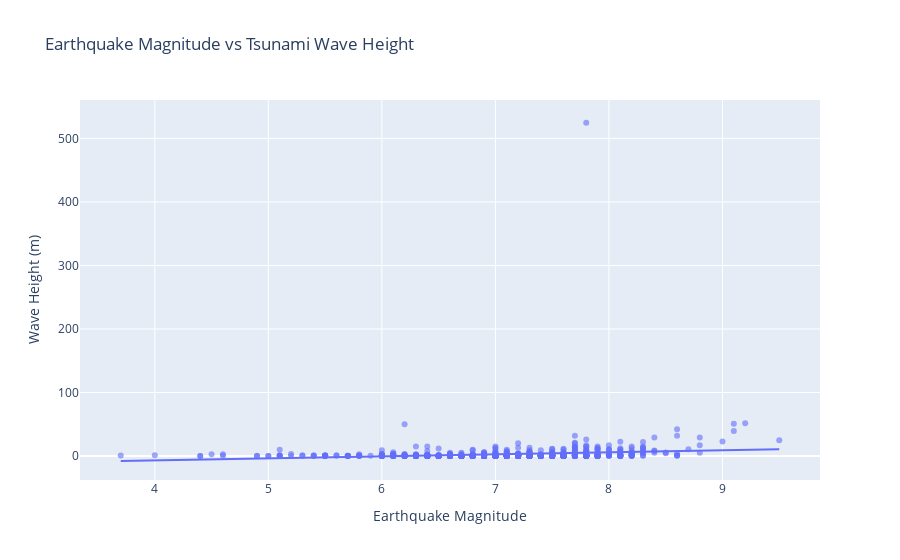
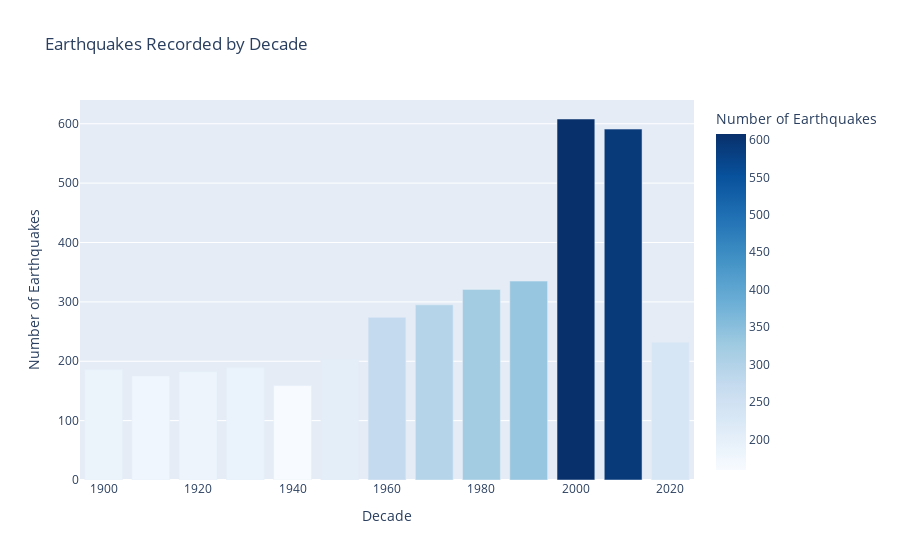
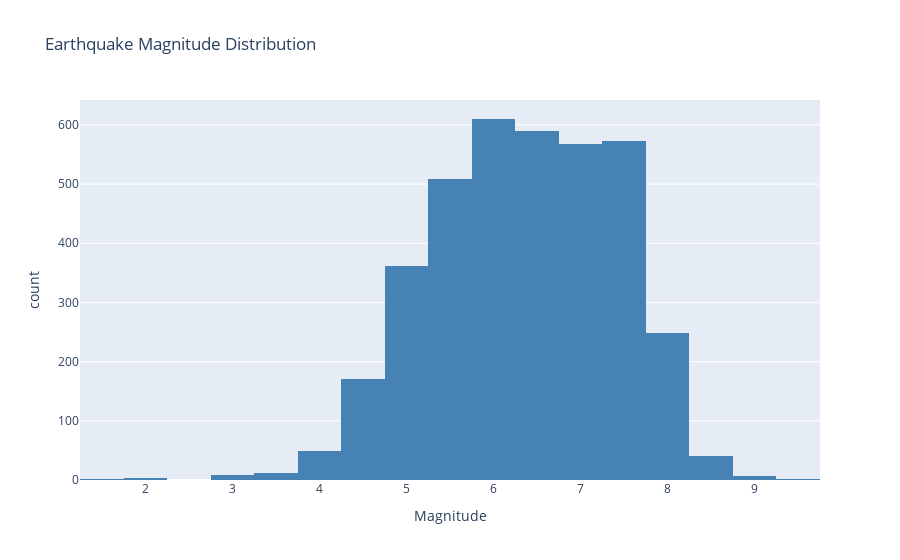

Notebook cell for these charts, in order:
### Code cell
# Cell: Part D - Interactive Plotly Charts 
import pandas as pd
import numpy as np
import sqlite3
import plotly.express as px
import plotly.graph_objects as go
from plotly.subplots import make_subplots

# Connect & load data
conn = sqlite3.connect(r'C:\Users\marti\OneDrive\Desktop\noaa_seismic.db')
earthquakes = pd.read_sql_query("SELECT * FROM earthquakes_clean", conn)
tsunamis = pd.read_sql_query("SELECT * FROM tsunamis_clean", conn)
conn.close()

# Convert to numeric
earthquakes['Year'] = pd.to_numeric(earthquakes['Year'], errors='coerce')
earthquakes['Mag'] = pd.to_numeric(earthquakes['Mag'], errors='coerce')
earthquakes['Deaths'] = pd.to_numeric(earthquakes['Deaths'], errors='coerce').fillna(0)
earthquakes['Latitude'] = pd.to_numeric(earthquakes['Latitude'], errors='coerce')
earthquakes['Longitude'] = pd.to_numeric(earthquakes['Longitude'], errors='coerce')

tsunamis['Max_Water_Height_m'] = pd.to_numeric(tsunamis['Max_Water_Height_m'], errors='coerce')
tsunamis['Earthquake_Mag'] = pd.to_numeric(tsunamis['Earthquake_Mag'], errors='coerce')

# Clean data
eq_clean = earthquakes.dropna(subset=['Mag', 'Latitude', 'Longitude']).copy()
ts_clean = tsunamis.dropna(subset=['Earthquake_Mag', 'Max_Water_Height_m']).copy()

# ============================================
# CHART 1: Interactive Scatter Map
# ============================================
fig1 = px.scatter_geo(
    eq_clean[eq_clean['Mag'] >= 6],
    lat='Latitude',
    lon='Longitude',
    size='Mag',
    color='Mag',
    hover_name='Location_Name',
    hover_data=['Year', 'Deaths'],
    title='Major Earthquakes Worldwide (M6.0+)',
    color_continuous_scale='Reds',
    projection='natural earth'
)
fig1.write_html(r'C:\Users\marti\OneDrive\Desktop\earthquake_scatter_map.html')
fig1.show()

# ============================================
# CHART 2: Magnitude vs Wave Height Scatter
# ============================================
fig2 = px.scatter(
    ts_clean,
    x='Earthquake_Mag',
    y='Max_Water_Height_m',
    trendline='ols',
    title='Earthquake Magnitude vs Tsunami Wave Height',
    labels={'Earthquake_Mag': 'Earthquake Magnitude', 'Max_Water_Height_m': 'Wave Height (m)'},
    opacity=0.6
)
fig2.write_html(r'C:\Users\marti\OneDrive\Desktop\correlation_scatter.html')
fig2.show()

# ============================================
# CHART 3: Earthquakes by Decade (Bar Chart)
# ============================================
eq_clean['Decade'] = (eq_clean['Year'] // 10) * 10
decade_counts = eq_clean.groupby('Decade').size().reset_index(name='Count')

fig3 = px.bar(
    decade_counts,
    x='Decade',
    y='Count',
    title='Earthquakes Recorded by Decade',
    labels={'Decade': 'Decade', 'Count': 'Number of Earthquakes'},
    color='Count',
    color_continuous_scale='Blues'
)
fig3.write_html(r'C:\Users\marti\OneDrive\Desktop\decade_bar_chart.html')
fig3.show()

# ============================================
# CHART 4: Magnitude Distribution Histogram
# ============================================
fig4 = px.histogram(
    eq_clean,
    x='Mag',
    nbins=30,
    title='Earthquake Magnitude Distribution',
    labels={'Mag': 'Magnitude', 'count': 'Frequency'},
    color_discrete_sequence=['steelblue']
)
fig4.write_html(r'C:\Users\marti\OneDrive\Desktop\magnitude_histogram.html')
fig4.show()

### Figure 1 — Plotly figure (JSON) as saved in the notebook; plotly's stock layout.template omitted (floating-point values rounded to 4 significant figures; data arrays with more than 128 entries replaced by an {"elided": "..."} marker saying what was removed)
{"data": [{"hovertemplate": "Earthquake Magnitude=%{x}<br>Wave Height (m)=%{y}<extra></extra>", "legendgroup": "", "marker": {"color": "#636efa", "opacity": 0.6, "symbol": "circle"}, "mode": "markers", "name": "", "orientation": "v", "showlegend": false, "type": "scatter", "x": {"elided": "833 float values"}, "xaxis": "x", "y": {"elided": "833 float values"}, "yaxis": "y"}, {"hovertemplate": "<b>OLS trendline</b><br>Max_Water_Height_m = 3.18163 * Earthquake_Mag + -19.5878<br>R<sup>2</sup>=0.015993<br><br>Earthquake Magnitude=%{x}<br>Wave Height (m)=%{y} <b>(trend)</b><extra></extra>", "legendgroup": "", "marker": {"color": "#636efa", "symbol": "circle"}, "mode": "lines", "name": "", "showlegend": false, "type": "scatter", "x": {"elided": "833 float values"}, "xaxis": "x", "y": {"elided": "833 float values"}, "yaxis": "y"}], "layout": {"legend": {"tracegroupgap": 0}, "title": {"text": "Earthquake Magnitude vs Tsunami Wave Height"}, "xaxis": {"anchor": "y", "domain": [0, 1], "title": {"text": "Earthquake Magnitude"}}, "yaxis": {"anchor": "x", "domain": [0, 1], "title": {"text": "Wave Height (m)"}}}}

### Figure 2 — Plotly figure (JSON) as saved in the notebook; plotly's stock layout.template omitted (floating-point values rounded to 4 significant figures)
{"data": [{"hovertemplate": "Decade=%{x}<br>Number of Earthquakes=%{marker.color}<extra></extra>", "legendgroup": "", "marker": {"color": [186, 175, 182, 189, 159, 204, 274, 295, 321, 335, 608, 591, 232], "coloraxis": "coloraxis", "pattern": {"shape": ""}}, "name": "", "orientation": "v", "showlegend": false, "textposition": "auto", "type": "bar", "x": [1900, 1910, 1920, 1930, 1940, 1950, 1960, 1970, 1980, 1990, 2000, 2010, 2020], "xaxis": "x", "y": [186, 175, 182, 189, 159, 204, 274, 295, 321, 335, 608, 591, 232], "yaxis": "y"}], "layout": {"barmode": "relative", "coloraxis": {"colorbar": {"title": {"text": "Number of Earthquakes"}}, "colorscale": [[0, "rgb(247,251,255)"], [0.125, "rgb(222,235,247)"], [0.25, "rgb(198,219,239)"], [0.375, "rgb(158,202,225)"], [0.5, "rgb(107,174,214)"], [0.625, "rgb(66,146,198)"], [0.75, "rgb(33,113,181)"], [0.875, "rgb(8,81,156)"], [1, "rgb(8,48,107)"]]}, "legend": {"tracegroupgap": 0}, "title": {"text": "Earthquakes Recorded by Decade"}, "xaxis": {"anchor": "y", "domain": [0, 1], "title": {"text": "Decade"}}, "yaxis": {"anchor": "x", "domain": [0, 1], "title": {"text": "Number of Earthquakes"}}}}

### Figure 3 — Plotly figure (JSON) as saved in the notebook; plotly's stock layout.template omitted (floating-point values rounded to 4 significant figures; data arrays with more than 128 entries replaced by an {"elided": "..."} marker saying what was removed)
{"data": [{"bingroup": "x", "hovertemplate": "Magnitude=%{x}<br>count=%{y}<extra></extra>", "legendgroup": "", "marker": {"color": "steelblue", "pattern": {"shape": ""}}, "name": "", "nbinsx": 30, "orientation": "v", "showlegend": false, "type": "histogram", "x": {"elided": "3751 float values"}, "xaxis": "x", "yaxis": "y"}], "layout": {"barmode": "relative", "legend": {"tracegroupgap": 0}, "title": {"text": "Earthquake Magnitude Distribution"}, "xaxis": {"anchor": "y", "domain": [0, 1], "title": {"text": "Magnitude"}}, "yaxis": {"anchor": "x", "domain": [0, 1], "title": {"text": "count"}}}}
